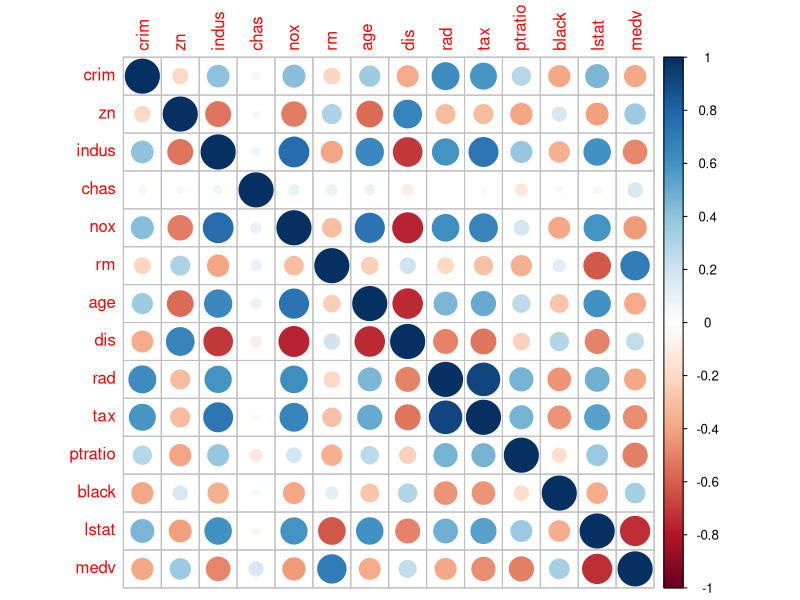

The R script that drew this image:
## ---- chunk 1
# access the MASS package
library(MASS)
# load the data
data("Boston")
## ---- chunk 2
# Exploring the dimensions of the data
dim(Boston)
## ---- chunk 3
# Exploring the structure of the data
str(Boston)
## ---- chunk 4
# Getting the summary of the data
summary(Boston)
## ---- chunk 5
library(corrplot, tidyverse)
# calculate the correlation matrix
cor_matrix<-cor(Boston)
# print the correlation matrix
# corrplot(cor_matrix, type = "upper", cl.pos = "b", tl.pos = "d", tl.cex = 0.6)
# visualize the correlation matrix
corrplot(cor_matrix, method="circle")
